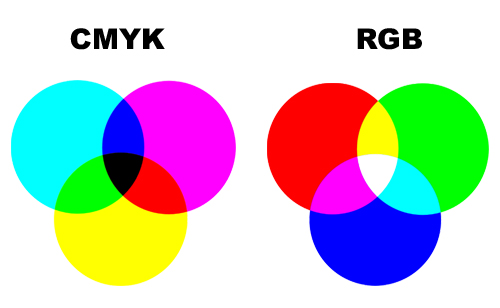
%> input picture Introduccion/colores.jpg, 500 x 308 px
$ octave ejercicio_01.m   (GNU Octave 9; MATLAB toolbox functions it lacks are replaced by stand-ins)
%> lines starting %> are read from the running program, lines starting %| are printed output that depends on the picture
%Introducci髇 al curso, captura de la imagen
clear all, close all, clc

%Leer imagen de colores
a = imread('colores.jpg');
%> a is the input picture: size 308x500x3 uint8; mean R, G, B 197.2, 197.2, 197.3
%Mostrar imagen
figure(1);imshow(a);impixelinfo
%Extraer solo capa roja
rojo = a(:,:,1);
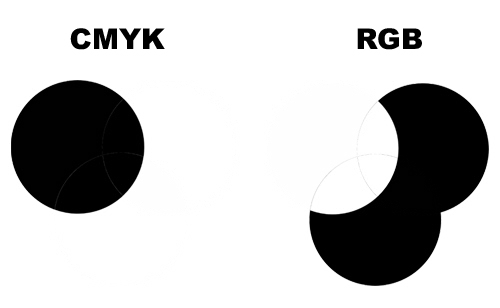
%> rojo: size 308x500 uint8; min 0, max 255, mean 197.2
figure(2);imshow(rojo);impixelinfo

rojo = a; verde=a; azul=a;
%Capa verde y azul igual a 0
rojo(:,:,2:3) = 0;
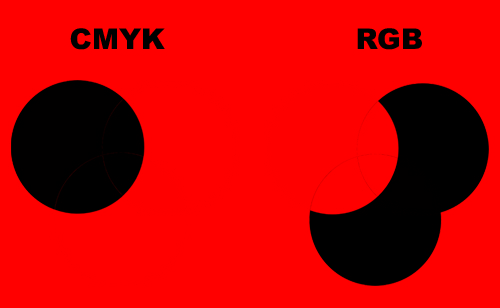
%> rojo: size 308x500x3 uint8; mean R, G, B 197.2, 0, 0
%Capa roja y azul igual a 0
verde(:,:,1:2:3)=0;
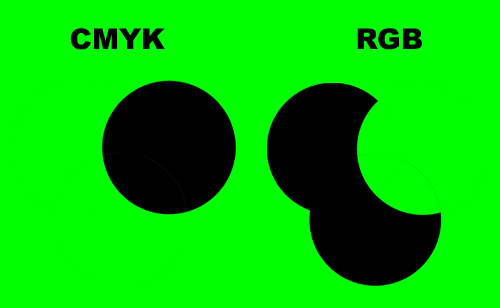
%> verde: size 308x500x3 uint8; mean R, G, B 0, 197.2, 0
%Capa roja y verde igual a 0
azul(:,:,1:2)=0;
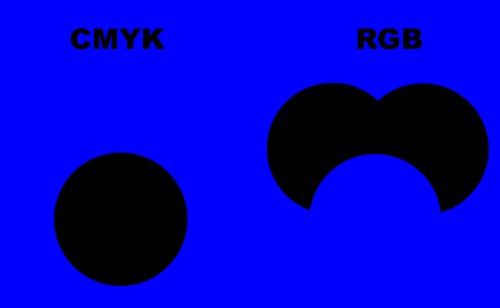
%> azul: size 308x500x3 uint8; mean R, G, B 0, 0, 197.3

figure(3);
%Dividir la figura en dos filas y dos columnas
subplot 221; imshow(a)
subplot 222; imshow(rojo)
subplot 223; imshow(verde)
subplot 224; imshow(azul)

$ run again, with Introduccion/lapices.jpg copied over Introduccion/colores.jpg
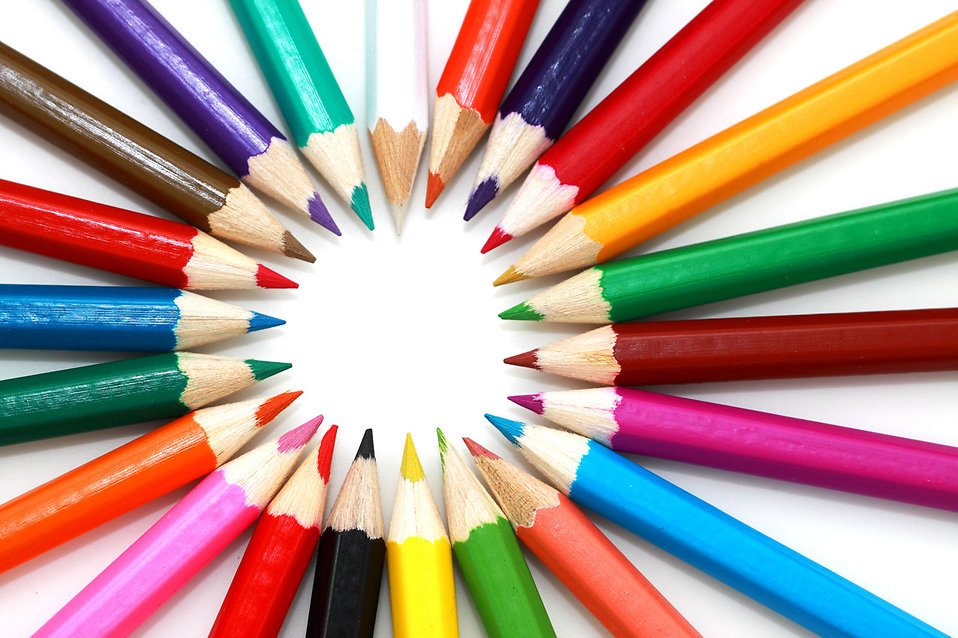
%> input picture Introduccion/lapices.jpg, 958 x 638 px
%> a is the input picture: size 638x958x3 uint8; mean R, G, B 178, 151.2, 142.9
%> `verde(:,:,1:2:3)=0;`:
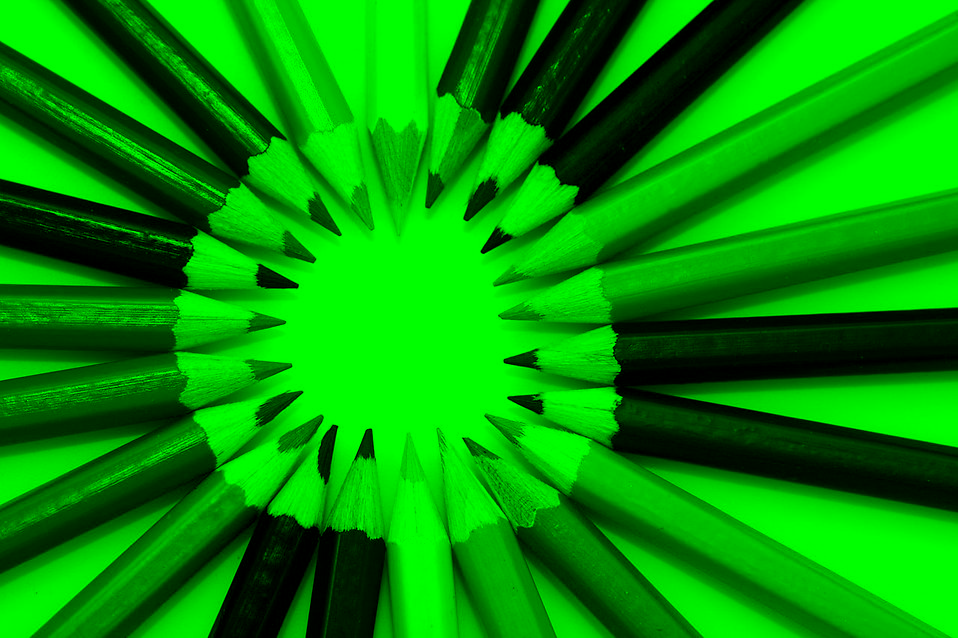
%> verde: size 638x958x3 uint8; mean R, G, B 0, 151.2, 0
%> `azul(:,:,1:2)=0;`:
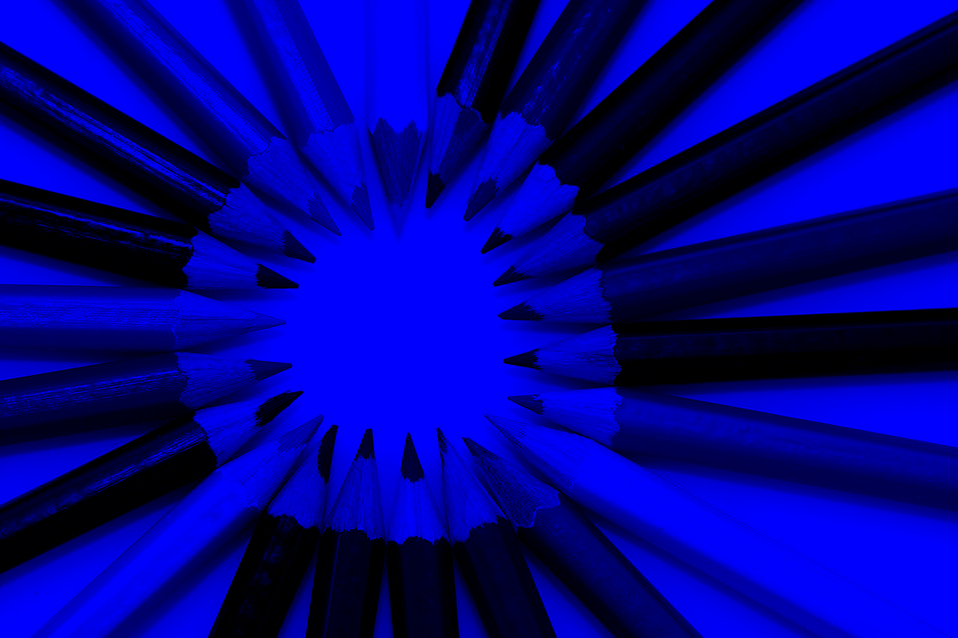
%> azul: size 638x958x3 uint8; mean R, G, B 0, 0, 142.9
